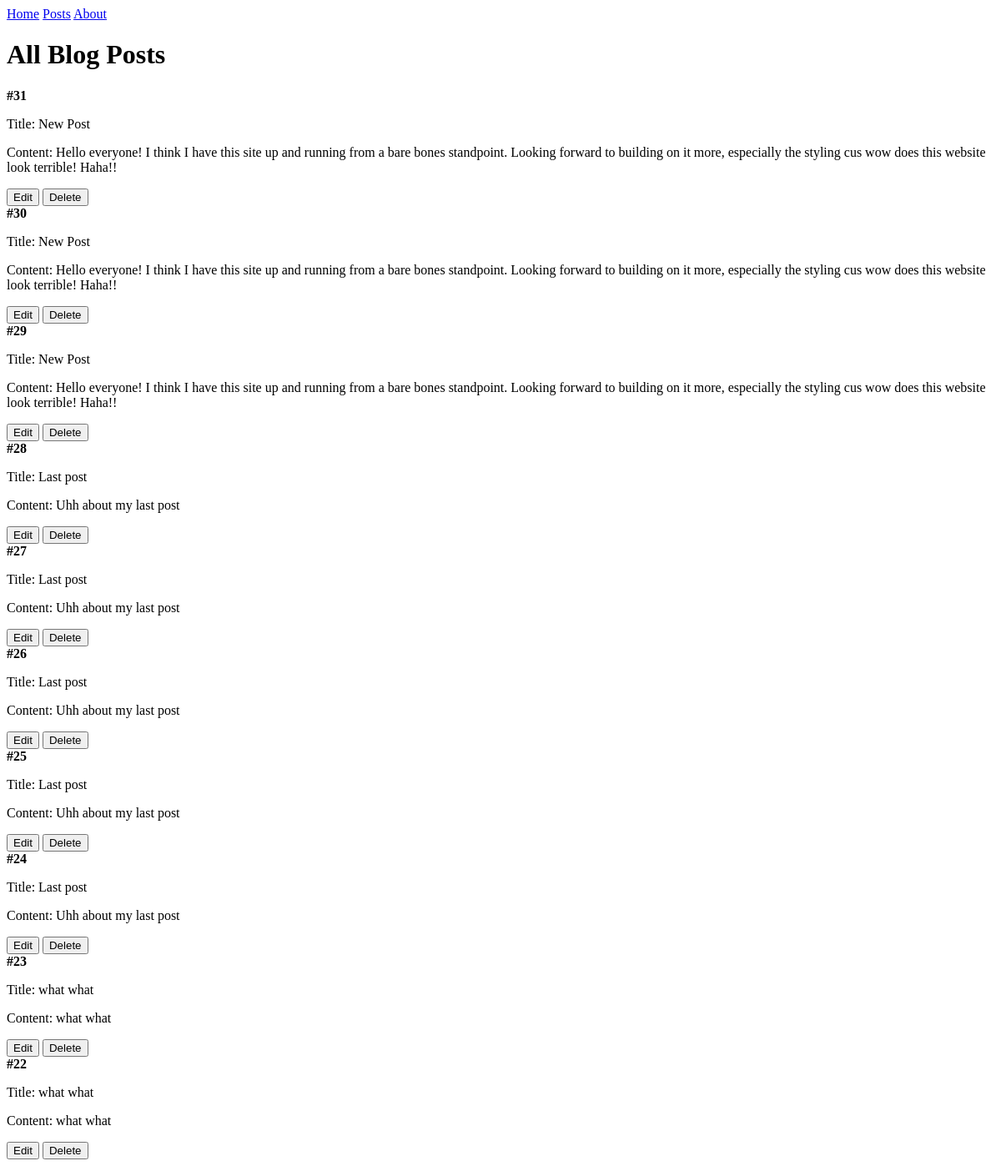
The page /posts on the database its author committed.
### tables this page shows
CREATE TABLE blog_posts (
    post_id         INTEGER PRIMARY KEY AUTOINCREMENT,
    post_title    TEXT    NOT NULL,
    post_content  TEXT    NOT NULL,
    created_date   DATETIME DEFAULT CURRENT_TIMESTAMP,
    modified_date  DATETIME DEFAULT CURRENT_TIMESTAMP
);

### routes.py (the view)
@web_app_bp.route("/posts", methods=["GET"])
def posts():
    return render_template('posts.html', **_all_posts_context())

### routes.py (called while the page is built)
def _all_posts_context():
    all_posts = fetch_all_posts()
    return {"all_posts": all_posts if isinstance(all_posts, list) else []}

### services.py (called while the page is built)
def fetch_all_posts():
    try:
        conn = sqlite3.connect(DB_PATH)
        cursor = conn.cursor()
        cursor.execute(
            """
                SELECT post_id, post_title, post_content, created_date FROM blog_posts ORDER BY post_id DESC LIMIT 10;
            """
        )
        all_posts = cursor.fetchall()
        conn.close()
        return all_posts
    except Exception as e:
        return e

### templates/posts.html (shortened to what this page needs)
{% extends "base.html" %}
{% block content %}
<body>
    <h1>All Blog Posts</h1>
    {% for post in all_posts %}
        <div class="post">
            <b>#{{ post[0] }}</b>
            <p>Title: {{ post[1] }}</p>
            <p>Content: {{ post[2] }}</p>
            <button>Edit</button>
            <button onsubmit="handleDelete(event)">Delete</button>
        </div>
    {% endfor %}
</body>
{% endblock %}

### rows shown on the page
blog_posts: post_id "31", post_title "New Post", post_content "Hello everyone! I think I have this site up and running from a bare bones standpoint. Looking forward to building on it more, especially the styling cus wow does this website look terrible! Haha!!"
blog_posts: post_id "30", post_title "New Post", post_content "Hello everyone! I think I have this site up and running from a bare bones standpoint. Looking forward to building on it more, especially the styling cus wow does this website look terrible! Haha!!"
blog_posts: post_id "29", post_title "New Post", post_content "Hello everyone! I think I have this site up and running from a bare bones standpoint. Looking forward to building on it more, especially the styling cus wow does this website look terrible! Haha!!"
blog_posts: post_id "28", post_title "Last post", post_content "Uhh about my last post"
blog_posts: post_id "27", post_title "Last post", post_content "Uhh about my last post"
blog_posts: post_id "26", post_title "Last post", post_content "Uhh about my last post"
blog_posts: post_id "25", post_title "Last post", post_content "Uhh about my last post"
blog_posts: post_id "24", post_title "Last post", post_content "Uhh about my last post"
blog_posts: post_id "23", post_title "what what", post_content "what what"
blog_posts: post_id "22", post_title "what what", post_content "what what"
